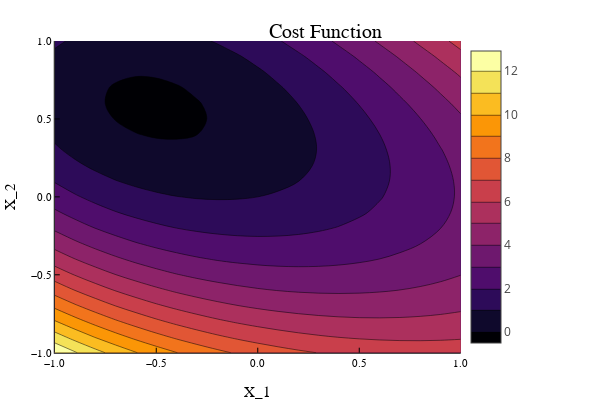

Write notebook code for a chart like this one.
### Markdown cell above
## Part (c): Newtons method in optimization (4 pt)
Now let's look at how we can use Newton's method in numerical optimization. Let's start by plotting a cost function $f(x)$, where $x\in \mathbb{R}^2$.

### Code cell
let
    Q = [1.65539  2.89376; 2.89376  6.51521];
    q = [2;-3]
    f(x) = 0.5*x'*Q*x + q'*x + exp(-1.3*x[1] + 0.3*x[2]^2) # cost function 
    contour(-1:.1:1,-1:.1:1, (x1,x2)-> f([x1;x2]),title = "Cost Function",
            xlabel = "X_1", ylabel = "X_2",fill = true)
end

### Figure 1 — Plotly figure (JSON) as saved in the notebook; plotly's stock layout.template omitted (floating-point values rounded to 4 significant figures; data arrays with more than 128 entries replaced by an {"elided": "..."} marker saying what was removed)
{"data": [{"colorbar": {"len": 0.8657, "title": "", "x": 0.7679, "y": 0.5087}, "colorscale": {"elided": "256x2 mixed values"}, "contours": {"coloring": "fill", "showlabels": false}, "name": "y1", "ncontours": 17, "showlegend": false, "showscale": true, "type": "contour", "x": [-1, -0.9, -0.8, -0.7, -0.6, -0.5, -0.4, -0.3, -0.2, -0.1, 0, 0.1, 0.2, 0.3, 0.4, 0.5, 0.6, 0.7, 0.8, 0.9, 1], "xaxis": "x", "y": [-1, -0.9, -0.8, -0.7, -0.6, -0.5, -0.4, -0.3, -0.2, -0.1, 0, 0.1, 0.2, 0.3, 0.4, 0.5, 0.6, 0.7, 0.8, 0.9, 1], "yaxis": "y", "z": {"elided": "21x21 float values"}, "zmax": 12.93, "zmin": -0.1545}], "layout": {"annotations": [{"font": {"color": "rgba(0, 0, 0, 1.000)", "family": "sans-serif", "size": 20}, "rotation": 0, "showarrow": false, "text": "Cost Function", "x": 0.5424, "xanchor": "center", "xref": "paper", "y": 1, "yanchor": "top", "yref": "paper"}], "height": 400, "legend": {"bgcolor": "rgba(255, 255, 255, 1.000)", "bordercolor": "rgba(0, 0, 0, 1.000)", "borderwidth": 1, "font": {"color": "rgba(0, 0, 0, 1.000)", "family": "sans-serif", "size": 11}, "title": {"font": {"color": "rgba(0, 0, 0, 1.000)", "family": "sans-serif", "size": 15}, "text": ""}, "tracegroupgap": 0, "traceorder": "normal", "x": 1, "xanchor": "auto", "y": 1, "yanchor": "auto"}, "margin": {"b": 20, "l": 0, "r": 0, "t": 20}, "paper_bgcolor": "rgba(255, 255, 255, 1.000)", "plot_bgcolor": "rgba(255, 255, 255, 1.000)", "showlegend": true, "width": 600, "xaxis": {"anchor": "y", "domain": [0.09128, 0.7679], "gridcolor": "rgba(0, 0, 0, 0.100)", "gridwidth": 0.5, "linecolor": "rgba(0, 0, 0, 1.000)", "mirror": false, "range": [-1, 1], "showgrid": true, "showline": true, "showticklabels": true, "tickangle": 0, "tickcolor": "rgb(0, 0, 0)", "tickfont": {"color": "rgba(0, 0, 0, 1.000)", "family": "sans-serif", "size": 11}, "tickmode": "array", "ticks": "inside", "ticktext": ["−1.0", "−0.5", "0.0", "0.5", "1.0"], "tickvals": [-1, -0.5, 0, 0.5, 1], "title": "X_1", "titlefont": {"color": "rgba(0, 0, 0, 1.000)", "family": "sans-serif", "size": 15}, "type": "-", "visible": true, "zeroline": false, "zerolinecolor": "rgba(0, 0, 0, 1.000)"}, "yaxis": {"anchor": "x", "domain": [0.07581, 0.9415], "gridcolor": "rgba(0, 0, 0, 0.100)", "gridwidth": 0.5, "linecolor": "rgba(0, 0, 0, 1.000)", "mirror": false, "range": [-1, 1], "showgrid": true, "showline": true, "showticklabels": true, "tickangle": 0, "tickcolor": "rgb(0, 0, 0)", "tickfont": {"color": "rgba(0, 0, 0, 1.000)", "family": "sans-serif", "size": 11}, "tickmode": "array", "ticks": "inside", "ticktext": ["−1.0", "−0.5", "0.0", "0.5", "1.0"], "tickvals": [-1, -0.5, 0, 0.5, 1], "title": "X_2", "titlefont": {"color": "rgba(0, 0, 0, 1.000)", "family": "sans-serif", "size": 15}, "type": "-", "visible": true, "zeroline": false, "zerolinecolor": "rgba(0, 0, 0, 1.000)"}}}
